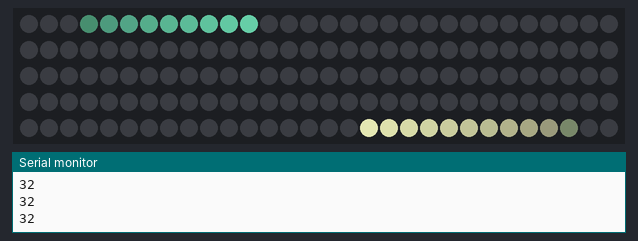
This sketch was run on a simulated Particle Photon. Parts: 150 RGB LEDs in strip order, left to right, continuing on the next row, the last lines printed to the serial monitor. Dim RGB values are drawn brighter than linear; random numbers use the default seed unless the sketch sets one.

Above: at 0.45 s.
At 5.29 s:
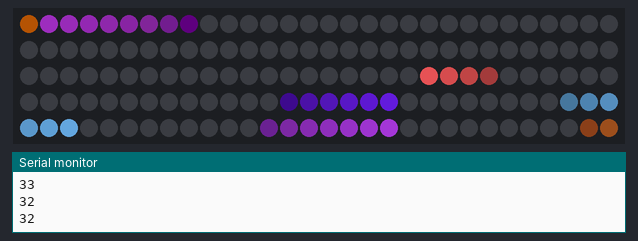
At 10.16 s:
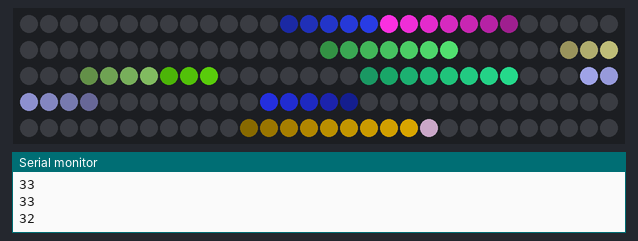
At 20.15 s:
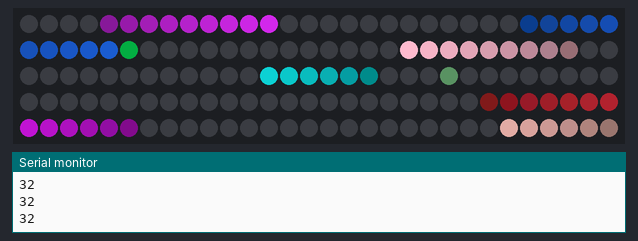
At 29.82 s:
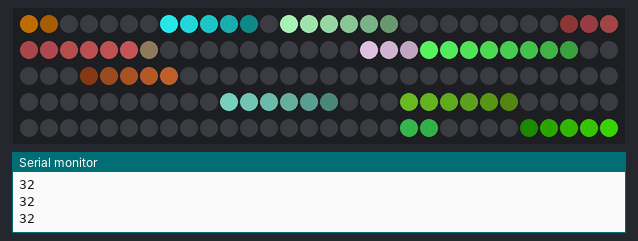
At 39.76 s:
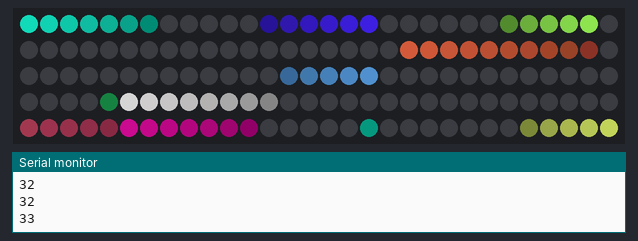

The sketch:

yuba-beacon.ino
```cpp
// This #include statement was automatically added by the Particle IDE.
#include "led-strip-particles.h"
#include "neopixel/neopixel.h"

//particle params
#define MAX_COLOR 255
#define NUM_PARTICLES 12
#define FPS 30
#define MILLIS_PER_FRAME (1000 / FPS)

//neopixel
#define PIXEL_TYPE WS2812B
#define PIXEL_COUNT 150
#define PIXEL_PIN D2

SYSTEM_MODE(MANUAL);

Adafruit_NeoPixel strip = Adafruit_NeoPixel(PIXEL_COUNT, PIXEL_PIN, PIXEL_TYPE);
ParticleEmitter emitter = ParticleEmitter(PIXEL_COUNT, MAX_COLOR);

void setup()
{
	//Serial.begin(9600);
	strip.begin();
	strip.show();

	int np = 15;
	int mv = 3;
	bool respawn = false;
	bool threed = false;
	bool flicker = false;

	emitter.respawnOnOtherSide = respawn;
	emitter.threed = threed;
	emitter.flicker = flicker;
	emitter.numParticles = np;
	float mvf = mv / 10.0;
	emitter.maxVelocity = mvf / FPS;
}

void loop()
{
	particles();
}

void particles() {
    unsigned long frameStartMillis = millis();
    emitter.stripPosition = 0.5; //random(100) / 100.0;

    // Draw each particle
    for (int i=0; i < emitter.numParticles; i++)
    {
        // Update this particle's position
        LEDParticle prt = emitter.updateParticle(i);

        float zScale = (emitter.threed ? (1.0 - prt.coord.z) : 1.0);
        double tailLength = (1.0 + abs(prt.velocity.x * 15) * zScale);
        int16_t startSlot = emitter.numPixels * prt.coord.x;
        int16_t currentSlot = startSlot;
        int16_t oldSlot = currentSlot;

        // Draw the particle and its tail
        // High velocity particles have longer tails
        for (int ii=0; ii < tailLength; ii++) {

            // Taper the tail fade
            float colorScale = ((tailLength - (ii * GOLDEN_RATIO)) / tailLength);

            if (ii == 0 && prt.dimmed) {
            // Flicker the first particle
                colorScale *= (random(50) / 100) + 0.05;
            }

            if (emitter.threed) {
                colorScale *= zScale;
            }

            if (colorScale < 0.05) {
                colorScale = 0.0;
            }

            // Draw particle
            strip.setPixelColor(currentSlot,
                                strip.Color(prt.redColor * colorScale,
                                            prt.greenColor * colorScale,
                                            prt.blueColor * colorScale));

            oldSlot = currentSlot;
            currentSlot = startSlot + ((ii+1) * (prt.velocity.x > 0 ? -1 : 1));
        }

        //Terminate the tail
        strip.setPixelColor(oldSlot, strip.Color(0, 0, 0));
    }

    uint16_t frameElapsedMillis = millis() - frameStartMillis;
    uint16_t frameDelayMillis = (MILLIS_PER_FRAME - frameElapsedMillis);

    if (frameDelayMillis > 0.0) {
        Serial.println(frameDelayMillis);
        delay(frameDelayMillis);
        strip.show();
    }
}
```

led-strip-particles.cpp
```cpp
// (licence header left out)
#include "led-strip-particles.h"
#include <stdlib.h>
#include <math.h>
#include "application.h"

#define MAX_COLOR 255

/*****************************************************************************/

ParticleEmitter::ParticleEmitter(uint16_t _numPixels, uint8_t _maxColor) {
    maxColor = fmin(MAX_COLOR, fmax(0, _maxColor));
    numPixels = _numPixels;
    numParticles = MAX_PARTICLES;
    maxVelocity = 0.1 / 60.0;  // (random(100) / 100.0 * 0.028) + 0.004;
    stripPosition = 0.5;
    zDeltaDirection = 1.0;
    threed = false;
    flicker = true;

    for (int i=0; i < numParticles; i++) {
        particles[i] = newParticle();
    }
}

LEDParticle ParticleEmitter::newParticle() {
    LEDParticle p;

    p.coord.x = (random(2) == 0 ? 0.0 : 1.0); //random(67) / 100.0 + 0.33;
    p.coord.y = 0.0;
    p.coord.z = 0.0;  //(threed ? random(100) / 100.0 : 0.0);

    int8_t direction = (p.coord.x > 0.5 ? -1 : 1);
    p.velocity.x = ((random(77) + 33) / 100.0) * direction;
    p.velocity.y = 0.0;

    direction = (random(2) == 0 ? 1 : -1);
    p.velocity.z = (M_PI/45); //(M_PI / 180.0 * random(90) * direction);

    uint8_t prtMaxColor = maxColor * (1.0 - (random(50) / 100.0));

    p.redColor = random(prtMaxColor);
    p.greenColor = random(prtMaxColor);
    p.blueColor = random(prtMaxColor);

    p.dimmed = false;
    return p;
}

void ParticleEmitter::begin(void) {
}

LEDParticle ParticleEmitter::updateParticle(uint16_t i) {
    LEDParticle *p = &particles[i];

    if (flicker) {
        p->dimmed = (random(3) == 0 ? 1 : 0);
    }

    float zScale = (threed ? (1.0 - (p->coord.z * 0.9)) : 1.0);
    p->coord.x += (maxVelocity * p->velocity.x) * zScale;
    p->coord.y += (maxVelocity * p->velocity.y) * zScale;


    // Z velocity acts as theta
    p->coord.z = min(0.9, sin(p->velocity.z));
    p->velocity.z += M_PI/200.0 * zDeltaDirection;

    if (p->velocity.z >= M_PI/2 || p->velocity.z <= M_PI/90) {
        zDeltaDirection *= -1.0;
    }

    float maxHighVelocity = maxVelocity * GOLDEN_RATIO * 10.0;
    float extra = 0.45;

    if (respawnOnOtherSide && p->velocity.x < maxHighVelocity && p->velocity.y < maxHighVelocity) {
        if (p->coord.x < 0.0-extra) {
            p->coord.x = 1.0;
            p->velocity.x *= GOLDEN_RATIO;
        }
        else if (p->coord.x > 1.0+extra) {
            p->coord.x = 0.0;
            p->velocity.x *= GOLDEN_RATIO;
        }

        if (p->coord.y < 0.0-extra) {
            p->coord.y = 1.0;
            p->velocity.y *= GOLDEN_RATIO;
        }
        else if (p->coord.y > 1.0+extra) {
            p->coord.y = 0.0;
            p->velocity.y *= GOLDEN_RATIO;
        }
    }
    else {
        if (p->coord.x < 0.0-extra || p->coord.x > 1.0+extra ||
            p->coord.y < 0.0-extra || p->coord.y > 1.0+extra) {
            *p = newParticle();
        }
    }

    return *p;
}
```

led-strip-particles.h
```cpp
// (licence header left out)
#include <stdint.h>
#include <stddef.h>
#include <stdlib.h>

#define MAX_PARTICLES 33
#define GOLDEN_RATIO 1.618

typedef struct {
  float x;
  float y;
  float z;
} Coord3D;

typedef struct {
    Coord3D velocity;
    uint8_t redColor;
    uint8_t greenColor;
    uint8_t blueColor;
    bool dimmed;
    Coord3D coord;
} LEDParticle;

class ParticleEmitter {

 public:

  ParticleEmitter(uint16_t numPixels, uint8_t maxColor);
  ParticleEmitter(void);
  void
    begin(void);
  LEDParticle
    updateParticle(uint16_t i),
    newParticle();
  float
    stripPosition,
    maxVelocity;
  uint16_t
    numPixels,    // Number of RGB LEDs in strip
    numParticles;
  uint8_t
    maxColor;
  bool
    respawnOnOtherSide,
    flicker,
    threed;

 private:

  LEDParticle
    particles[MAX_PARTICLES];
  float
    zDeltaDirection;
};
```
